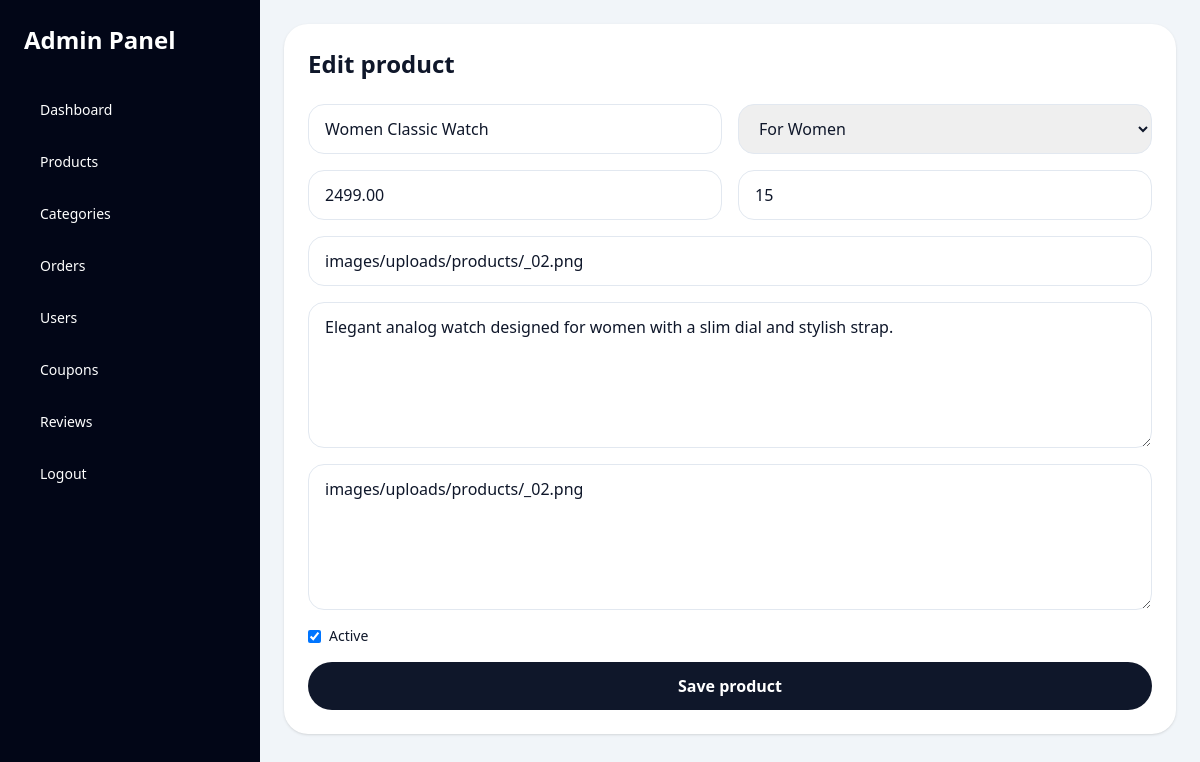
Page /admin/product_form.php?id=1 (signed in) on the committed database.
### tables this page shows
CREATE TABLE IF NOT EXISTS products (
  id INT UNSIGNED AUTO_INCREMENT PRIMARY KEY,
  name VARCHAR(190) NOT NULL,
  description TEXT DEFAULT NULL,
  category_id INT UNSIGNED DEFAULT NULL,
  price DECIMAL(10,2) NOT NULL,
  stock INT UNSIGNED NOT NULL DEFAULT 0,
  image VARCHAR(255) DEFAULT NULL,
  is_active TINYINT(1) NOT NULL DEFAULT 1,
  created_at TIMESTAMP NOT NULL DEFAULT CURRENT_TIMESTAMP,
  KEY idx_products_category (category_id),
  KEY idx_products_active (is_active),
  CONSTRAINT chk_products_price_non_negative CHECK (price >= 0),
  CONSTRAINT fk_products_category
    FOREIGN KEY (category_id) REFERENCES categories(id) ON DELETE SET NULL
);

CREATE TABLE IF NOT EXISTS categories (
  id INT UNSIGNED AUTO_INCREMENT PRIMARY KEY,
  name VARCHAR(120) NOT NULL,
  image VARCHAR(255) DEFAULT NULL,
  created_at TIMESTAMP NOT NULL DEFAULT CURRENT_TIMESTAMP,
  UNIQUE KEY uq_categories_name (name)
);

CREATE TABLE IF NOT EXISTS product_images (
  id INT UNSIGNED AUTO_INCREMENT PRIMARY KEY,
  product_id INT UNSIGNED NOT NULL,
  image_url VARCHAR(255) NOT NULL,
  sort_order INT UNSIGNED NOT NULL DEFAULT 0,
  KEY idx_product_images_product (product_id),
  CONSTRAINT fk_product_images_product
    FOREIGN KEY (product_id) REFERENCES products(id) ON DELETE CASCADE
);

### config/database.php (called while the page is built, shortened)
<?php
function db(): PDO
{
    static $pdo = null;
    if ($pdo instanceof PDO) {
        return $pdo;
    }
    $pdo = new PDO(
        'mysql:host=' . DB_HOST . ';dbname=' . DB_NAME . ';charset=utf8mb4',
        DB_USER,
        DB_PASS,
        [
            PDO::ATTR_ERRMODE => PDO::ERRMODE_EXCEPTION,
            PDO::ATTR_DEFAULT_FETCH_MODE => PDO::FETCH_ASSOC,
        ]
    );
    return $pdo;
}

### models/BaseModel.php (called while the page is built, shortened)
<?php
abstract class BaseModel
{
    public function __construct()
    {
        $this->pdo = db();
    }
}

### models/ProductModel.php (called while the page is built, shortened)
<?php
class ProductModel extends BaseModel
{
    public function find(int $id): ?array
    {
        $stmt = $this->pdo->prepare(
            'SELECT p.*, c.name AS category_name,
                    COALESCE(AVG(r.rating), 0) AS avg_rating,
                    COUNT(r.id) AS review_count
             FROM products p
             LEFT JOIN categories c ON c.id = p.category_id
             LEFT JOIN reviews r ON r.product_id = p.id
             WHERE p.id = :id
             GROUP BY p.id
             LIMIT 1'
        );
        $stmt->execute(['id' => $id]);
        $product = $stmt->fetch();
        $product['images'] = $this->images($id);
        $product['box_options'] = $this->boxOptions($id);
        return $product;
    }
    public function images(int $productId): array
    {
        $stmt = $this->pdo->prepare(
            'SELECT * FROM product_images WHERE product_id = :product_id ORDER BY sort_order ASC, id ASC'
        );
        $stmt->execute(['product_id' => $productId]);
        return $stmt->fetchAll();
    }
    public function boxOptions(int $productId): array
    {
        $stmt = $this->pdo->prepare(
            'SELECT * FROM product_box_options WHERE product_id = :product_id AND is_active = 1 ORDER BY id ASC'
        );
        $stmt->execute(['product_id' => $productId]);
        return $stmt->fetchAll();
    }
}

### config/bootstrap.php (called while the page is built, shortened)
<?php
require_once __DIR__ . '/database.php';
require_once __DIR__ . '/../models/BaseModel.php';
require_once __DIR__ . '/../models/CategoryModel.php';
require_once __DIR__ . '/../models/ProductModel.php';
function e(null|string|int|float $value): string
{
    return htmlspecialchars((string) $value, ENT_QUOTES, 'UTF-8');
}

### models/CategoryModel.php (called while the page is built, shortened)
<?php
class CategoryModel extends BaseModel
{
    public function all(): array
    {
        return $this->pdo->query(
            'SELECT c.*, COUNT(p.id) AS product_count
             FROM categories c
             LEFT JOIN products p ON p.category_id = c.id
             GROUP BY c.id
             ORDER BY c.name ASC'
        )->fetchAll();
    }
}

### admin/product_form.php (the view, shortened to what this page needs)
<?php
require_once __DIR__ . '/../config/bootstrap.php';
$productModel = new ProductModel();
$categoryModel = new CategoryModel();
$product = isset($_GET['id']) ? $productModel->find((int) $_GET['id']) : null;
$categories = $categoryModel->all();
require __DIR__ . '/partials/header.php';
?>
<div class="rounded-3xl bg-white p-6 shadow">
    <h1 class="text-2xl font-bold"><?= $product ? 'Edit product' : 'Add product'; ?></h1>
    <form action="" method="post" class="mt-6 grid gap-4 lg:grid-cols-2">
        <input class="rounded-2xl border border-slate-200 px-4 py-3" type="text" name="name" value="<?= e((string) ($product['name'] ?? '')); ?>" placeholder="Product name" required>
        <select class="rounded-2xl border border-slate-200 px-4 py-3" name="category_id">
            <?php foreach ($categories as $category): ?>
                <option value="<?= (int) $category['id']; ?>" <?= (int) ($product['category_id'] ?? 0) === (int) $category['id'] ? 'selected' : ''; ?>><?= e($category['name']); ?></option>
            <?php endforeach; ?>
        </select>
        <input class="rounded-2xl border border-slate-200 px-4 py-3" type="number" step="0.01" name="price" value="<?= e((string) ($product['price'] ?? '0')); ?>" placeholder="Price" required>
        <input class="rounded-2xl border border-slate-200 px-4 py-3" type="number" name="stock" value="<?= e((string) ($product['stock'] ?? '0')); ?>" placeholder="Stock" required>
        <input class="rounded-2xl border border-slate-200 px-4 py-3 lg:col-span-2" type="text" name="image" value="<?= e((string) ($product['image'] ?? '')); ?>" placeholder="Primary image URL or local asset path">
        <textarea class="rounded-2xl border border-slate-200 px-4 py-3 lg:col-span-2" name="description" rows="5" placeholder="Description"><?= e((string) ($product['description'] ?? '')); ?></textarea>
        <textarea class="rounded-2xl border border-slate-200 px-4 py-3 lg:col-span-2" name="gallery" rows="5" placeholder="One gallery image URL per line"><?php
            if (!empty($product['images'])) {
                echo e(implode(PHP_EOL, array_map(static fn(array $image): string => (string) $image['image_url'], $product['images'])));
            }
        ?></textarea>
        <label class="flex items-center gap-2 text-sm lg:col-span-2"><input type="checkbox" name="is_active" value="1" <?= !isset($product['is_active']) || (int) $product['is_active'] === 1 ? 'checked' : ''; ?>> Active</label>
        <button class="rounded-full bg-slate-900 px-5 py-3 font-semibold text-white lg:col-span-2" type="submit">Save product</button>
    </form>
</div>
<?php require __DIR__ . '/partials/footer.php'; ?>

### rows in the picture
products: name "Women Classic Watch", category_id "For Women", price "2499.00", stock "15", image "images/uploads/products/_02.png", description "Elegant analog watch designed for women with a slim dial and stylish strap.", is_active "☑"
product_images: gallery "images/uploads/products/_02.png"
